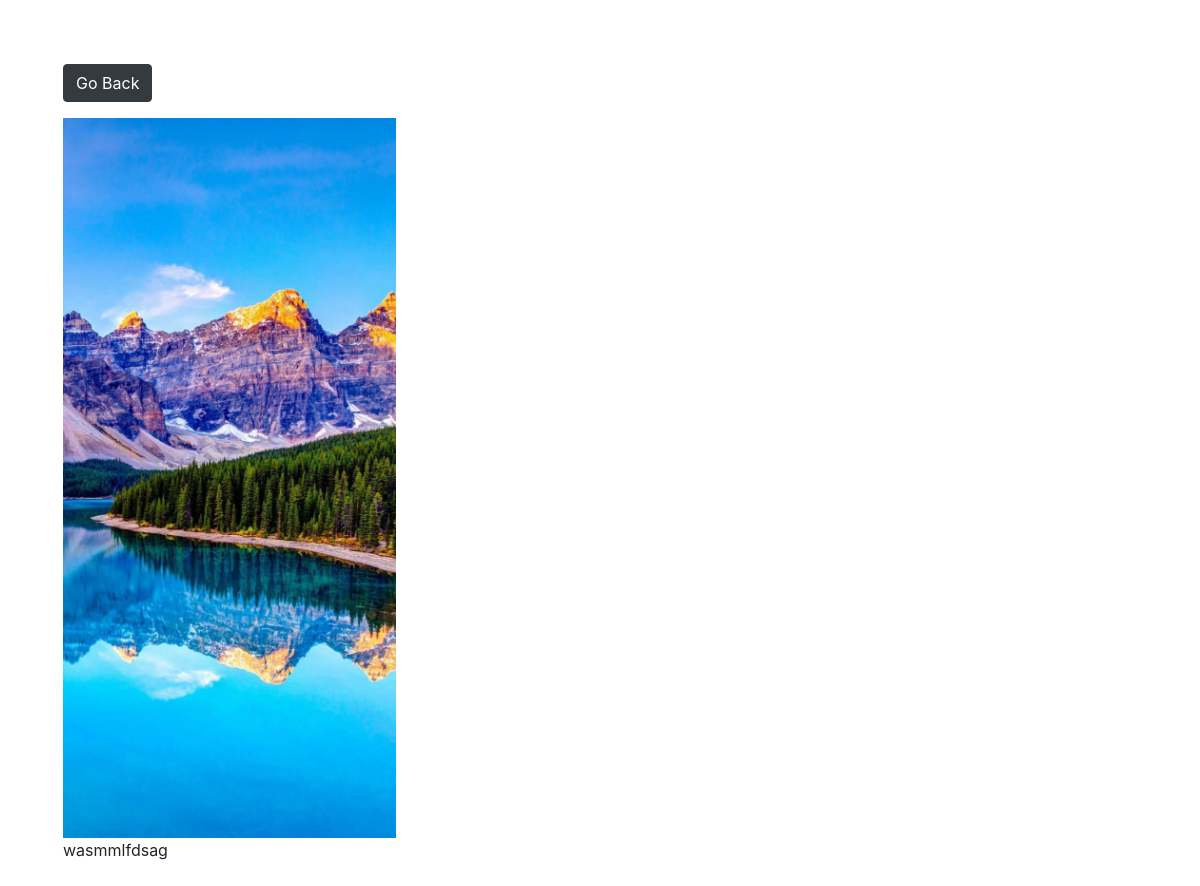
Screenshot of /photo/1/ with the database file from the repository.
### photos/models.py (models this page shows, shortened)
class Photo(models.Model):
    category = models.ForeignKey(Category, on_delete=models.SET_NULL, null=True, blank=True)
    image = models.ImageField(null=False, blank=False)
    description = models.TextField()

### photos/views.py (the view)
# urls.py: path("photo/<str:pk>/", views.viewPhoto, name="photo"),
def viewPhoto(request, pk):
    photo = Photo.objects.get(id=pk)
    return render(request, "photos/photo.html", {'photo': photo})

### photos/templates/photos/photo.html (shortened to what this page needs)
<!DOCTYPE html>
<html lang="en">
<head>
    <link rel="stylesheet" href="https://cdn.jsdelivr.net/npm/bootstrap@4.0.0/dist/css/bootstrap.min.css">
</head>
<body class="m-5">
    <div class="container">
        <div class="row justify-content-center">
            <div class="col">
                <a href="{% url 'gallery' %}" class="btn btn-dark my-3">Go Back</a>
                <div style="height: 90vh;">
                    <img style="max-width: 100%; max-height: 100%;" src="{{photo.image.url}}">
                    <p>{{photo.description}}</p>
                </div>
            </div>
        </div>
    </div>
</body>
</html>

### rows the page displays
Photo: image (picture), description "wasmmlfdsag"
